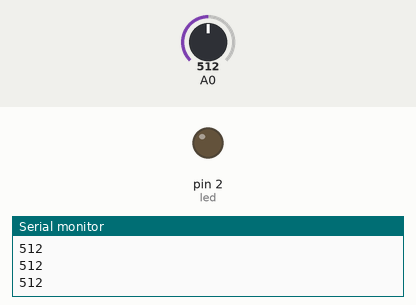
Simulated run of this sketch. Board: Arduino Uno, built with avr-gcc and run on an emulated ATmega328P. Shown: output pins drawn as LEDs (lit = HIGH), the last lines printed to the serial monitor. Inputs (shaded band) come from the test bench; at power-on: A0 = 512.

Above: at 1.2 s.
1.3 s: A0 set to 0
At 1.9 s:
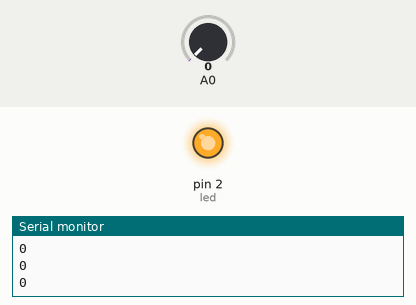
2.8 s: A0 set to 122
At 3.2 s:
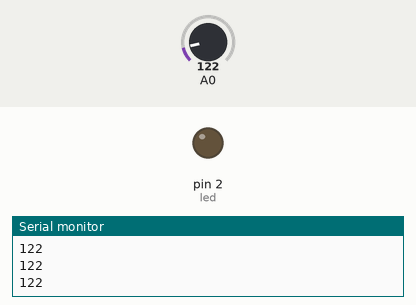
Timing chart, 0 to 5.8 s (numbered marks = the images above; inputs shaded):
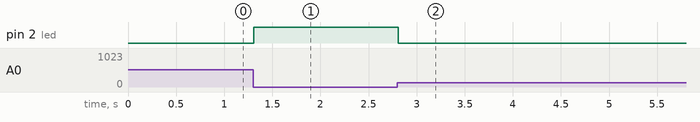

The sketch:

LLSTest.ino
```cpp
int led = 2;

void setup() {
  // put your setup code here, to run once:
  Serial.begin(9600);
  pinMode(led, OUTPUT);
  digitalWrite(led,LOW);
}

void loop() {
  // put your main code here, to run repeatedly:
  Serial.println(analogRead(A0));
  delay(100);
  if (analogRead(A0) == 0) {
    digitalWrite(led, HIGH);
  }
  else {
    digitalWrite(led, LOW);
  }
}
```

Measured:
- after the input at 1.3 s, pin 2 (led): LOW → HIGH at once
- after the input at 2.8 s, pin 2 (led): HIGH → LOW at once
